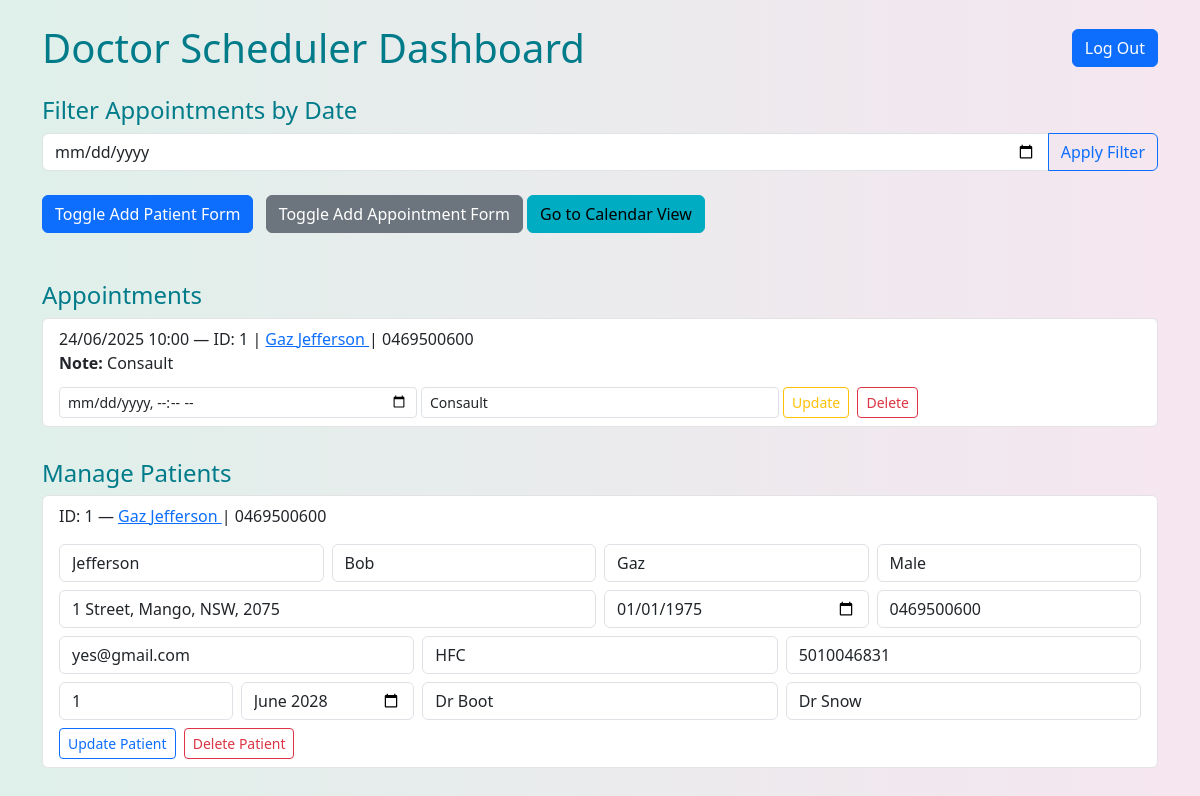
The app's page /dashboard (signed in) with its own data.
### tables this page shows
CREATE TABLE appointments (
                id INTEGER PRIMARY KEY AUTOINCREMENT,
                patient_id INTEGER NOT NULL,
                appointment_time TEXT NOT NULL,
                note TEXT,
                FOREIGN KEY (patient_id) REFERENCES patients (id)
            );

CREATE TABLE patients (
                id INTEGER PRIMARY KEY AUTOINCREMENT,
                last_name TEXT NOT NULL,
                first_name TEXT NOT NULL,
                preferred_name TEXT,
                gender TEXT,
                address TEXT,
                date_of_birth TEXT,
                phone TEXT,
                email TEXT,
                health_fund TEXT,
                medicare_number TEXT,
                medicare_reference TEXT,
                medicare_expiry TEXT,
                general_practitioner TEXT,
                referral TEXT
            );

### app.py (the view)
@app.route('/dashboard', methods=['GET', 'POST'])
def dashboard():
    date_filter = request.form.get('filter_date') if request.method == 'POST' else None
    conn = get_db_connection()
    if date_filter:
        appointments = conn.execute('''
            SELECT appointments.id, appointment_time, appointments.patient_id,
                   patients.first_name, patients.last_name, patients.preferred_name, patients.phone, appointments.note
            FROM appointments
            JOIN patients ON appointments.patient_id = patients.id
            WHERE DATE(appointment_time) = ?
            ORDER BY appointment_time
        ''', (date_filter,)).fetchall()
    else:
        appointments = conn.execute('''
            SELECT appointments.id, appointment_time, appointments.patient_id,
                   patients.first_name, patients.last_name, patients.preferred_name, patients.phone, appointments.note
            FROM appointments
            JOIN patients ON appointments.patient_id = patients.id
            ORDER BY appointment_time
        ''').fetchall()
    formatted_appointments = []
    for appt in appointments:
        try:
            dt = datetime.fromisoformat(appt['appointment_time'])
            formatted_time = dt.strftime('%d/%m/%Y %H:%M')
        except ValueError:
            formatted_time = appt['appointment_time']
        appt_dict = dict(appt)
        appt_dict['formatted_time'] = formatted_time
        formatted_appointments.append(appt_dict)
    patients = conn.execute('SELECT * FROM patients').fetchall()
    conn.close()
    return render_template('dashboard.html', appointments=formatted_appointments, patients=patients, filter_date=date_filter)

### app.py (called while the page is built)
@app.before_request
def require_login():
    allowed_routes = ['login', 'static']
    if request.endpoint not in allowed_routes and 'username' not in session:
        return redirect(url_for('login'))

def get_db_connection():
    conn = sqlite3.connect(DB_PATH)
    conn.row_factory = sqlite3.Row
    return conn

### templates/dashboard.html (shortened to what this page needs)
<!DOCTYPE html>
<html>
<head>
    <link href="https://cdn.jsdelivr.net/npm/bootstrap@5.3.0/dist/css/bootstrap.min.css" rel="stylesheet">
</head>
<body>
<div class="container mt-4">
    <div class="d-flex justify-content-between align-items-center mb-4">
      <h1 class="m-0">Doctor Scheduler Dashboard</h1>
      <a href="{{ url_for('logout') }}"
         class="btn btn-primary">
        Log Out
      </a>
    </div>
    <div class="mb-4">
        <h4>Filter Appointments by Date</h4>
        <form method="POST" action="{{ url_for('dashboard') }}">
            <div class="input-group">
                <input type="date" class="form-control" name="filter_date" value="{{ filter_date or '' }}">
                <button class="btn btn-outline-primary" type="submit">Apply Filter</button>
            </div>
        </form>
    </div>
    <div class="mb-3">
        <button class="btn btn-primary me-2" onclick="toggleForm('add-patient-form')">Toggle Add Patient Form</button>
        <button class="btn btn-secondary" onclick="toggleForm('add-appointment-form')">Toggle Add Appointment Form</button>
        <a href="{{ url_for('calendar_view') }}" class="btn btn-info">Go to Calendar View</a>
    </div>
    <h4 class="mt-5">Appointments</h4>
    <ul class="list-group mb-4">
        {% for appt in appointments %}
            <li class="list-group-item">
                {{ appt['formatted_time'] }} —
                ID: {{ appt['patient_id'] }} |
                <a href="{{ url_for('patientprofile', patient_id=appt['patient_id']) }}">
                    {{ appt['preferred_name'] or appt['first_name'] }} {{ appt['last_name'] }}
                </a> |
                {{ appt['phone'] }}
                <p class="mb-1"><strong>Note:</strong> {{ appt['note'] if appt['note'] else 'None' }}</p>
                <form method="POST" action="/edit_appointment/{{ appt['id'] }}" class="row g-1 mt-2">
                    <div class="col-md-4">
                        <input type="datetime-local" name="appointment_time" class="form-control form-control-sm" required>
                    </div>
                    <div class="col-md-4">
                        <input type="text" name="note" class="form-control form-control-sm" placeholder="Update note" value="{{ appt['note'] }}">
                    </div>
                    <div class="col-md-4">
                        <button class="btn btn-sm btn-outline-warning" type="submit">Update</button>
                        <a href="{{ url_for('delete_appointment', appointment_id=appt['id']) }}"
                            class="btn btn-sm btn-outline-danger ms-1"
                            onclick="return confirm('Delete this appointment?');">Delete</a>
                    </div>
                </form>
            </li>
        {% endfor %}
    </ul>
    <h4>Manage Patients</h4>
    <ul class="list-group">
        {% for patient in patients %}
            <li class="list-group-item">
                ID: {{ patient['id'] }} —
                <a href="{{ url_for('patientprofile', patient_id=patient['id']) }}">
                    {{ patient['preferred_name'] or patient['first_name'] }} {{ patient['last_name'] }}
                </a> |
                {{ patient['phone'] }}
                <form method="POST" action="/edit_patient/{{ patient['id'] }}" class="mt-2 row g-2">
                    <div class="col-md-3"><input type="text" name="last_name" class="form-control" value="{{ patient['last_name'] }}" required></div>
                    <div class="col-md-3"><input type="text" name="first_name" class="form-control" value="{{ patient['first_name'] }}" required></div>
                    <div class="col-md-3"><input type="text" name="preferred_name" class="form-control" value="{{ patient['preferred_name'] }}"></div>
                    <div class="col-md-3"><input type="text" name="gender" class="form-control" value="{{ patient['gender'] }}"></div>
                    <div class="col-md-6"><input type="text" name="address" class="form-control" value="{{ patient['address'] }}"></div>
                    <div class="col-md-3"><input type="date" name="date_of_birth" class="form-control" value="{{ patient['date_of_birth'] }}"></div>
                    <div class="col-md-3"><input type="text" name="phone" class="form-control" value="{{ patient['phone'] }}"></div>
                    <div class="col-md-4"><input type="email" name="email" class="form-control" value="{{ patient['email'] }}"></div>
                    <div class="col-md-4"><input type="text" name="health_fund" class="form-control" value="{{ patient['health_fund'] }}"></div>
                    <div class="col-md-4"><input type="text" name="medicare_number" class="form-control" value="{{ patient['medicare_number'] }}"></div>
                    <div class="col-md-2"><input type="text" name="medicare_reference" class="form-control" value="{{ patient['medicare_reference'] }}"></div>
                    <div class="col-md-2"><input type="month" name="medicare_expiry" class="form-control" value="{{ patient['medicare_expiry'] }}"></div>
                    <div class="col-md-4"><input type="text" name="general_practitioner" class="form-control" value="{{ patient['general_practitioner'] }}"></div>
                    <div class="col-md-4"><input type="text" name="referral" class="form-control" value="{{ patient['referral'] }}"></div>
                    <div class="col-12"> <button type="submit" class="btn btn-outline-primary btn-sm">Update Patient</button>
                    <a href="{{ url_for('delete_patient', patient_id=patient['id']) }}"
                    class="btn btn-sm btn-outline-danger ms-1"
                    onclick="return confirm('Delete this patient?');">
                    Delete Patient
                    </a>
                    </div>
                </form>
            </li>
        {% endfor %}
    </ul>
</div>
</body>
</html>

### templates/dashboard.html (style rules this page uses)
body { background: linear-gradient(to right, #dff0ea, #f6e6f0); font-family: 'Segoe UI', sans-serif; }
h1, h4 { color: #007b8a; }
.btn-info { background-color: #00acc1; border-color: #00acc1; }
.list-group-item { background-color: #ffffff; border-radius: 6px; margin-bottom: 8px; border: 1px solid #e3e3e3; }

### records on screen
appointments: formatted_time "24/06/2025 10:00", patient_id "1", preferred_name "Gaz", last_name "Jefferson", phone "0469500600", note "Consault"
patients: id "1", preferred_name "Gaz", last_name "Jefferson", phone "0469500600", first_name "Bob", gender "Male", address "1 Street, Mango, NSW, 2075", date_of_birth "01/01/1975", email "yes@gmail.com", health_fund "HFC", medicare_number "5010046831", medicare_reference "1", medicare_expiry "2028-06", general_practitioner "Dr Boot", referral "Dr Snow"
